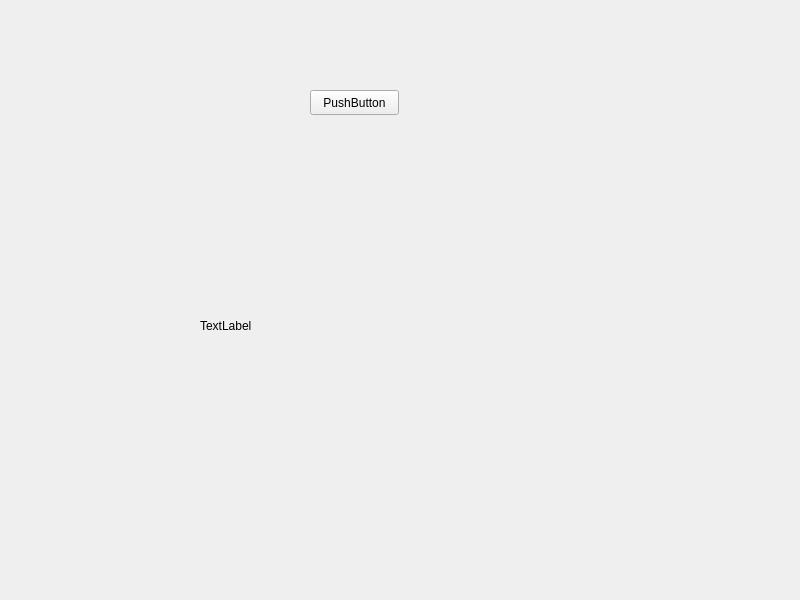
<?xml version="1.0" encoding="UTF-8"?>
<ui version="4.0">
 <class>Widget</class>
 <widget class="QWidget" name="Widget">
  <property name="geometry">
   <rect>
    <x>0</x>
    <y>0</y>
    <width>800</width>
    <height>600</height>
   </rect>
  </property>
  <property name="windowTitle">
   <string>Widget</string>
  </property>
  <widget class="QPushButton" name="pushButton">
   <property name="geometry">
    <rect>
     <x>310</x>
     <y>90</y>
     <width>89</width>
     <height>25</height>
    </rect>
   </property>
   <property name="text">
    <string>PushButton</string>
   </property>
  </widget>
  <widget class="QLabel" name="textLabel">
   <property name="geometry">
    <rect>
     <x>200</x>
     <y>280</y>
     <width>391</width>
     <height>91</height>
    </rect>
   </property>
   <property name="text">
    <string>TextLabel</string>
   </property>
  </widget>
 </widget>
 <resources/>
 <connections/>
</ui>
